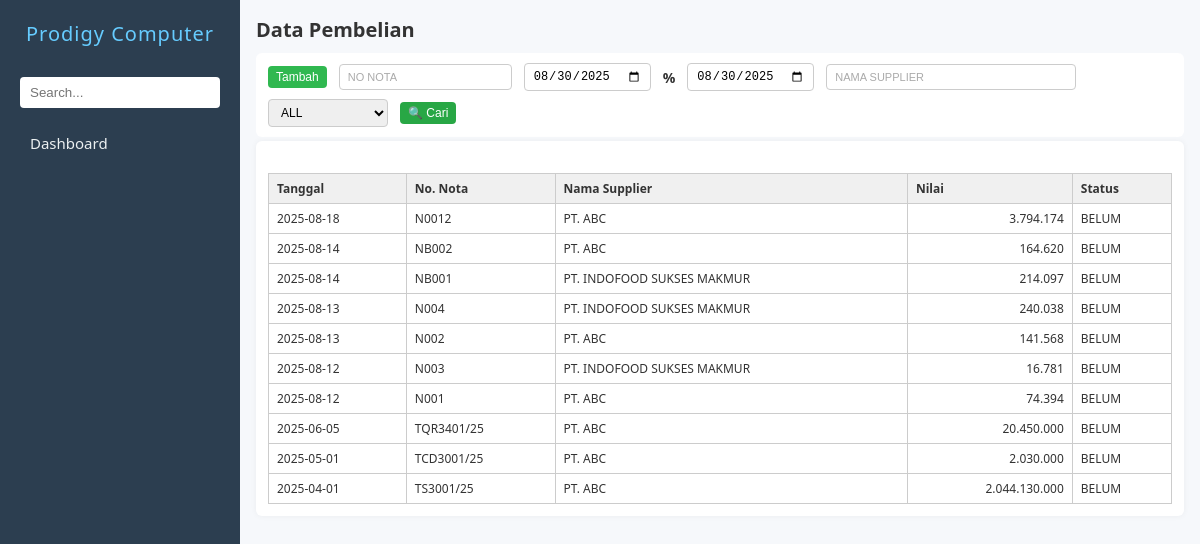
/pembelian.php, run on an earlier commit of the app's database.
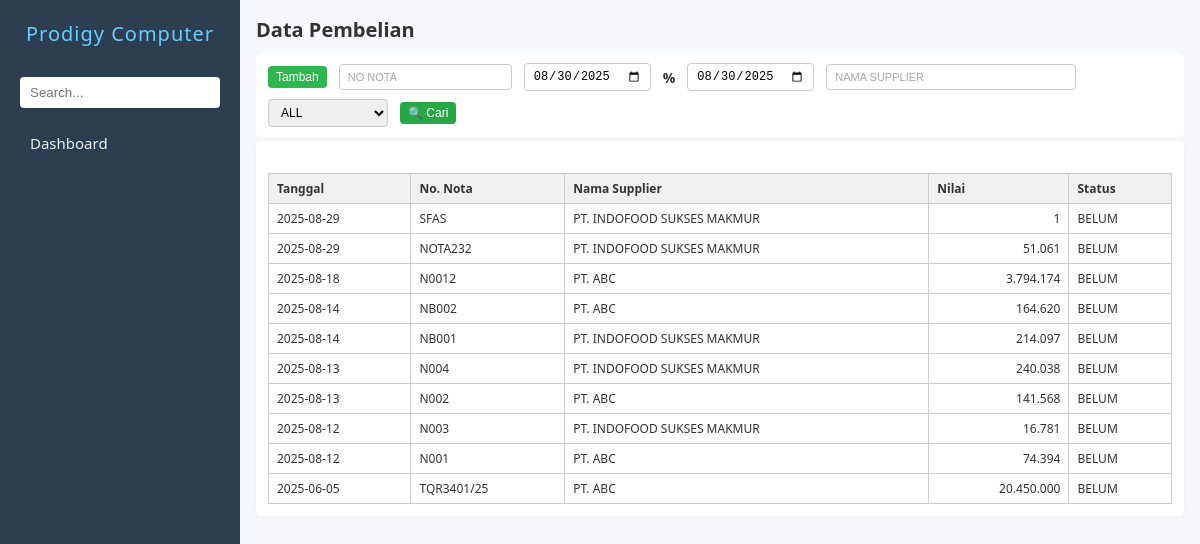
And on a later commit of the database.
### tables this page shows
CREATE TABLE `zbeli` (
  `nonota` char(30) DEFAULT NULL,
  `tgl` date DEFAULT NULL,
  `kodesup` char(10) DEFAULT NULL,
  `kodegd` char(10) NOT NULL,
  `nilai` double DEFAULT 0,
  `lunas` int(11) DEFAULT 0,
  `tgltempo` date DEFAULT NULL,
  `ppn` double(10,2) DEFAULT 0.00,
  `hppn` double(10,2) DEFAULT 0.00,
  `disc1` double(10,2) DEFAULT 0.00,
  `hdisc1` double(10,2) DEFAULT 0.00,
  `disc2` double(10,2) DEFAULT 0.00,
  `hdisc2` double(10,2) DEFAULT 0.00,
  `disc3` double(10,2) DEFAULT 0.00,
  `hdisc3` double(10,2) DEFAULT 0.00,
  `ket` varchar(1000) DEFAULT NULL
);

CREATE TABLE `zsupplier` (
  `kodesup` char(10) NOT NULL,
  `namasup` tinytext NOT NULL,
  `alamat` tinytext NOT NULL,
  `kota` tinytext NOT NULL,
  `ktp` char(20) NOT NULL,
  `npwp` char(30) NOT NULL
);

### pembelian.php (the view, shortened to what this page needs)
<?php
include 'koneksi.php';
$query = mysqli_query($conn, "
    SELECT zbeli.tgl, zbeli.nonota, zsupplier.namasup, zbeli.nilai, zbeli.lunas
    FROM zbeli
    JOIN zsupplier ON zbeli.kodesup = zsupplier.kodesup
    ORDER BY zbeli.tgl DESC, zbeli.nonota DESC
    LIMIT 10
");
?>
<!DOCTYPE html>
<html lang="en">
<head>
    <link rel="stylesheet" href="navbar.css" />
    <link rel="stylesheet" href="form.css" />
</head>
<body>
    <?php
    include 'navbar.php';
    $hakUbah   = $aksesEdit['tambah'];?>
    <main>
        <h2>Data Pembelian</h2>
        <div class="action-bar">
            <button type="button" name="btnTambah" id="btnTambah" class="action-btn tambah" onclick="cekAkses()">Tambah</button>
            <input type="text" name="noNota" id="inputNoNota" placeholder="No Nota" style="text-transform: uppercase;">
            <input type="date" name="tgl1" id="inputTgl1">
            <span>%</span>
            <input type="date" name="tgl2" id="inputTgl2">
            <input type="text" name="namasup" id="inputNamasup" placeholder="Nama supplier" class="medium-input" style="text-transform: uppercase;">
            <select name="statusBayar" id="statusBayar">
                <option value="all">ALL</option>
            </select>
            <button type="button" name="btnSearch" id="btnSearch" class="action-btn cari" onclick="triggerSearch()">🔍 Cari</button>
        </div>
        <form id="pembelianForm" action="prosespembelian.php" method="POST" enctype="multipart/form-data" onsubmit="return validateForm()">
            <div id="tabelHasil" class="form-grid" style="margin-top: 20px;">
                <table class="tabel-hasil">
                    <thead>
                        <tr>
                            <th>Tanggal</th>
                            <th>No. Nota</th>
                            <th>Nama Supplier</th>
                            <th>Nilai</th>
                            <th>Status</th>
                        </tr>
                    </thead>
                    <tbody>
                        <?php while ($row = mysqli_fetch_assoc($query)): ?>
                            <tr onclick="tampilkanKonfirmasiEdit('<?= $row['nonota'] ?>')">
                                <td><?= $row['tgl'] ?></td>
                                <td><?= $row['nonota'] ?></td>
                                <td><?= $row['namasup'] ?></td>
                                <td style="text-align: right;"><?= number_format($row['nilai'], 0, ',', '.') ?></td>
                                <td><?= $row['lunas'] ? 'LUNAS' : 'BELUM' ?></td>
                            </tr>
                        <?php endwhile; ?>
                    </tbody>
                </table>
            </div>
        </form>
    </main>
</body>
</html>

### navbar.php (shortened to what this page needs)
<?php
$current = basename($_SERVER['PHP_SELF']);
function isActiveLink($page, $current) {
    return $page == $current ? 'active-link' : '';
}
?>
<div class="sidebar" id="sidebarMenu">
    <h1>Prodigy Computer</h1>
    <input type="search" placeholder="Search...">
    <div class="nav-section">
        <a href="dashboard.php" class="<?= isActiveLink('dashboard.php', $current) ?>">Dashboard</a>
    </div>
</div>

### navbar.css (style rules this page uses)
.sidebar { width: 240px; background: #2c3e50; color: #fff; display: flex; flex-direction: column; padding: 20px; overflow-y: auto; }
.sidebar h1 { font-size: 20px; margin-bottom: 30px; text-align: center; font-weight: 500; letter-spacing: 1px; color: #66ccff; }
.sidebar input[type="search"] { width: 100%; padding: 8px 10px; border-radius: 4px; border: none; margin-bottom: 20px; }
.nav-section { display: flex; flex-direction: column; align-items: flex-start; background-color: #2c3e50; width: 185px; color: #fff; margin-bottom: 5px; }
.nav-section a { text-decoration: none; color: #ecf0f1; padding: 5px 10px; margin-bottom: 5px; font-size: 15px; width: 100%; border-radius: 4px; transition: background-color 0.2s ease; }

### form.css (style rules this page uses)
* { box-sizing: border-box; margin: 0; padding: 0; }
body { font-family: "Segoe UI", Tahoma, Geneva, Verdana, sans-serif; display: flex; height: 100vh; background: #f6f8fb; color: #333; }
main { padding: 1rem; flex: 1; overflow-y: auto; }
h2 { margin-bottom: 10px; font-size: 20px; }
form { background: #fff; padding: 12px; border-radius: 6px; box-shadow: 0 0 6px rgba(0, 0, 0, 0.05); }
#btnTambah { background-color: #30b850; }
.tabel-hasil { width: 100%; border-collapse: collapse; font-size: 14px; margin-top: 10px; }
.tabel-hasil th, .tabel-hasil td { border: 1px solid #ccc; padding: 8px 10px; text-align: left; }
.tabel-hasil th { background-color: #f0f0f0; font-weight: bold; }
a { text-decoration: none; color: #007bff; }
.medium-input { width: 250px; }
.sidebar { transition: left 0.3s ease; }
.action-bar { display: flex; flex-wrap: wrap; align-items: center; gap: 8px 12px; margin-bottom: 4px; background-color: #fff; padding: 10px 12px; border-radius: 6px; }
.action-bar input[type="text"], .action-bar input[type="date"], .action-bar select { padding: 5px 8px; font-size: 12px; border: 1px solid #ccc; border-radius: 4px; min-width: 120px; }
.action-bar input[type="text"]::placeholder { font-size: 11px; color: #aaa; }
.action-bar span { font-size: 14px; font-weight: bold; }
.action-bar .action-btn { padding: 4px 8px; font-size: 12px; border: none; color: white; border-radius: 4px; cursor: pointer; transition: 0.3s ease; }
.action-bar .action-btn.tambah { background-color: #30b850; }
.action-bar .action-btn.cari { background-color: #28a745; }
.tabel-hasil { width: 100%; border-collapse: collapse; margin-top: 1em; font-size: 12px; border: 1px solid #ccc; }
.tabel-hasil th, .tabel-hasil td { padding: 6px 8px; border: 1px solid #ccc; text-align: left; background-color: #fff; }
.tabel-hasil th { background-color: #f0f0f0; font-weight: bold; color: #333; }

What changed in the data, as far as the page shows it:
no longer on this page (row unchanged): zbeli: tgl "2025-05-01", nonota "TCD3001/25", zsupplier.namasup "PT. ABC", nilai "2.030.000", lunas "BELUM"
no longer on this page (row unchanged): zbeli: tgl "2025-04-01", nonota "TS3001/25", zsupplier.namasup "PT. ABC", nilai "2.044.130.000", lunas "BELUM"
added zbeli: tgl "2025-08-29", nonota "SFAS", zsupplier.namasup "PT. INDOFOOD SUKSES MAKMUR", nilai "1", lunas "BELUM"
added zbeli: tgl "2025-08-29", nonota "NOTA232", zsupplier.namasup "PT. INDOFOOD SUKSES MAKMUR", nilai "51.061", lunas "BELUM"
